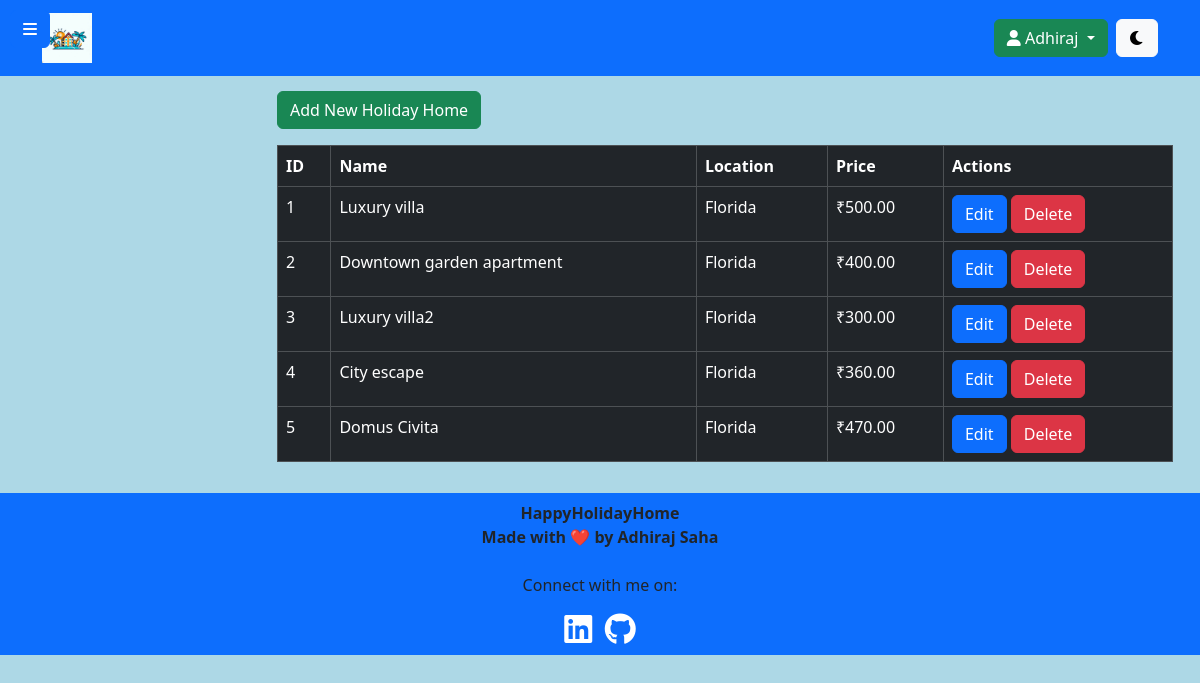
/admin/view_holidayhomes.php (signed in), run on an earlier commit of the app's database.
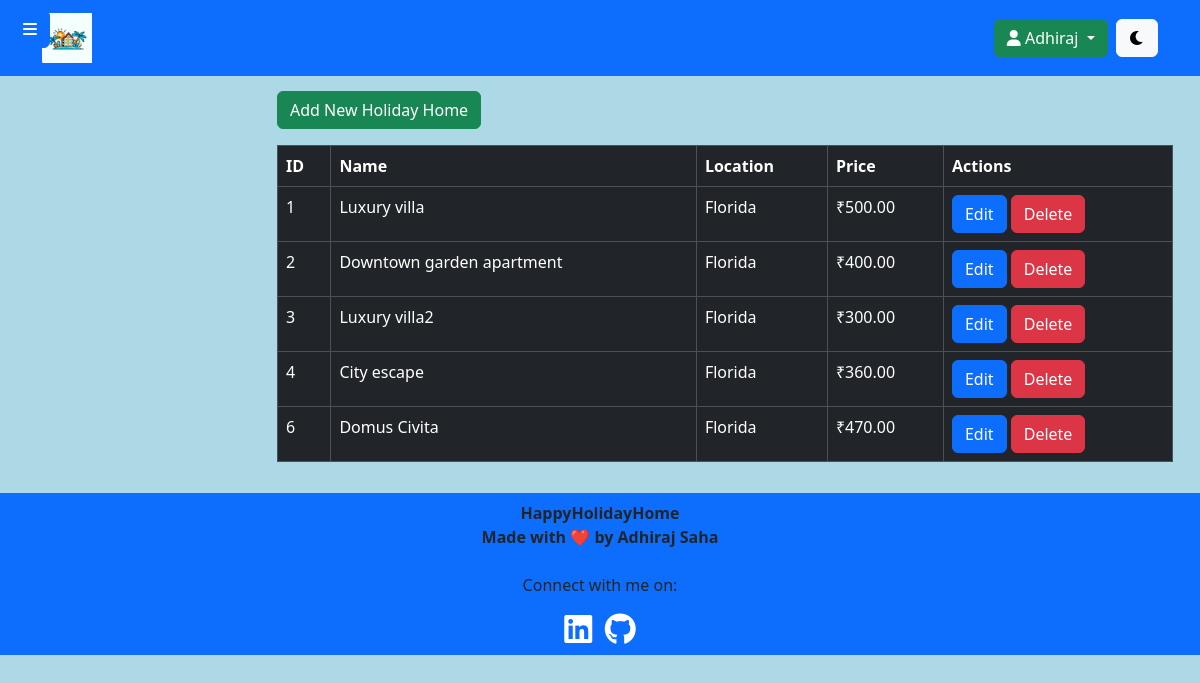
And on a later commit of the database.
### tables this page shows
CREATE TABLE `holiday_homes` (
  `home_id` int(255) NOT NULL,
  `name` varchar(255) NOT NULL,
  `location` varchar(255) NOT NULL,
  `availability_status` varchar(255) NOT NULL,
  `description` text NOT NULL,
  `rating` decimal(10,1) NOT NULL,
  `image_path` varchar(255) NOT NULL,
  `price` decimal(10,2) NOT NULL
);

### admin/view_holidayhomes.php (the view, shortened to what this page needs)
<?php
include("../inc/db.php");
$sqlHolidayHomes = "SELECT * FROM holiday_homes";
$resultHolidayHomes = $con->query($sqlHolidayHomes);
if ($resultHolidayHomes->num_rows > 0) {
    $holidayHomes = $resultHolidayHomes->fetch_all(MYSQLI_ASSOC);
} else {
    $holidayHomes = array();
}
?>
<!DOCTYPE html>
<html lang="en">
<head>
    <link href="https://cdn.jsdelivr.net/npm/bootstrap@5.3.1/dist/css/bootstrap.min.css" rel="stylesheet">
    <link rel="stylesheet" href="https://cdnjs.cloudflare.com/ajax/libs/font-awesome/6.0.0-beta3/css/all.min.css">
    <link rel="stylesheet" href="assets/css/view_holidayhomes.css">
</head>
<body>
    <?php include("inc/admin_header.php"); ?>
    <button id="toggle-sidebar" class="btn btn-primary">
        <i class="fas fa-bars"></i>
    </button>
    <main class="main-content">
        <div class="container-fluid">
        <div class="mb-3">
            <button type="button" class="btn btn-success" data-bs-toggle="modal" data-bs-target="#addModal">
                Add New Holiday Home
            </button>
        </div>
            <div class="table-responsive">
                <table class="table table-bordered table-dark">
                    <thead>
                        <tr>
                            <th>ID</th>
                            <th>Name</th>
                            <th>Location</th>
                            <th>Price</th>
                            <th>Actions</th>
                        </tr>
                    </thead>
                    <tbody>
                        <?php foreach ($holidayHomes as $home) : ?>
                            <tr>
                                <td><?php echo $home['home_id']; ?></td>
                                <td><?php echo $home['name']; ?></td>
                                <td><?php echo $home['location']; ?></td>
                                <td>₹<?php echo $home['price']; ?></td>
                                <td>
                                <button type="button" class="btn btn-primary" data-bs-toggle="modal" data-bs-target="#editModal_<?php echo $home['home_id']; ?>">
                                    Edit
                                </button>
                                <a href="delete_reservation.php?id=<?php echo $reservation['reservation_id']; ?>" class="btn btn-danger" onclick="return confirm('Are you sure you want to delete this reservation?')">Delete</a>
                            </td>
                            </tr>
                        <?php endforeach; ?>
                    </tbody>
                </table>
            </div>
        </div>
    </main>
    <?php include("inc/admin_footer.php"); ?>
</body>
</html>

### admin/inc/admin_header.php (shortened to what this page needs)
<nav class="navbar navbar-expand-lg navbar-dark bg-primary">
    <div class="container">
        <a class="navbar-brand" href="../index.php">
            <img src="assets/img/admin_logo.jpg" alt="HappyHolidayHome" class="website-icon" style="max-width: 50px;">
        </a>
        <ul class="navbar-nav ml-auto">
            <li class="nav-item">
                <?php
                if (isset($_SESSION['admin_loggedin']) && $_SESSION['admin_loggedin']) {
                ?>
                    <div class="dropdown">
                        <button class="btn btn-success dropdown-toggle" type="button" id="userDropdown" data-bs-toggle="dropdown" aria-haspopup="true" aria-expanded="false">
                            <i class="fas fa-user"></i> <?php echo $_SESSION['admin_name']; ?>
                        </button>
                    </div>
                <?php
                } else {
                    $currentPage = basename($_SERVER['PHP_SELF']);
                    $loginText = ($currentPage === 'admin_login.php') ? 'SIGNUP' : 'LOGIN';
                    $loginPage = ($currentPage === 'admin_login.php') ? 'admin_signup.php' : 'admin_login.php';
                    echo '<a class="btn btn-success" href="' . $loginPage . '">' . $loginText . '</a>';
                }
                ?>
            </li>
            <li class="nav-item">
                <button id="themeToggle" class="btn btn-light ml-auto">
                    <i id="darkModeIcon" class="fa-solid fa-moon"></i>
                </button>
            </li>
        </ul>
    </div>
</nav>

### admin/inc/admin_footer.php (shortened to what this page needs)
<footer class="navbar navbar-expand-lg navbar-dark bg-primary footer">
        <div class="container d-flex flex-column align-items-center">
            <div class="footer-info text-center">
                <p style="font-weight: bold; margin: auto;">HappyHolidayHome
                    <br>Made with ❤️ by Adhiraj Saha</p>
                <br>
                <p>Connect with me on:</p>
                <a href="https://www.linkedin.com/in/adhirajsaha" target="_blank" rel="noopener noreferrer">
                    <i class="fa-brands fa-2x fa-linkedin" style="color: #ffffff;"></i>
                </a>
                <a href="https://github.com/adhirajcs" target="_blank" rel="noopener noreferrer">
                    <i class="fa-brands fa-2x fa-github" style="color: #ffffff;"></i>
                </a>
            </div>
        </div>
    </footer>

### admin/assets/css/view_holidayhomes.css (style rules this page uses)
body { background-color: lightblue; }
#toggle-sidebar { position: fixed; top: 10px; left: 10px; z-index: 999; }
.main-content { margin-left: 250px; padding: 15px; }

What changed in the data, as far as the page shows it:
removed holiday_homes: home_id "5", name "Domus Civita", location "Florida", price "470.00"
added holiday_homes: home_id "6", name "Domus Civita", location "Florida", price "470.00"
